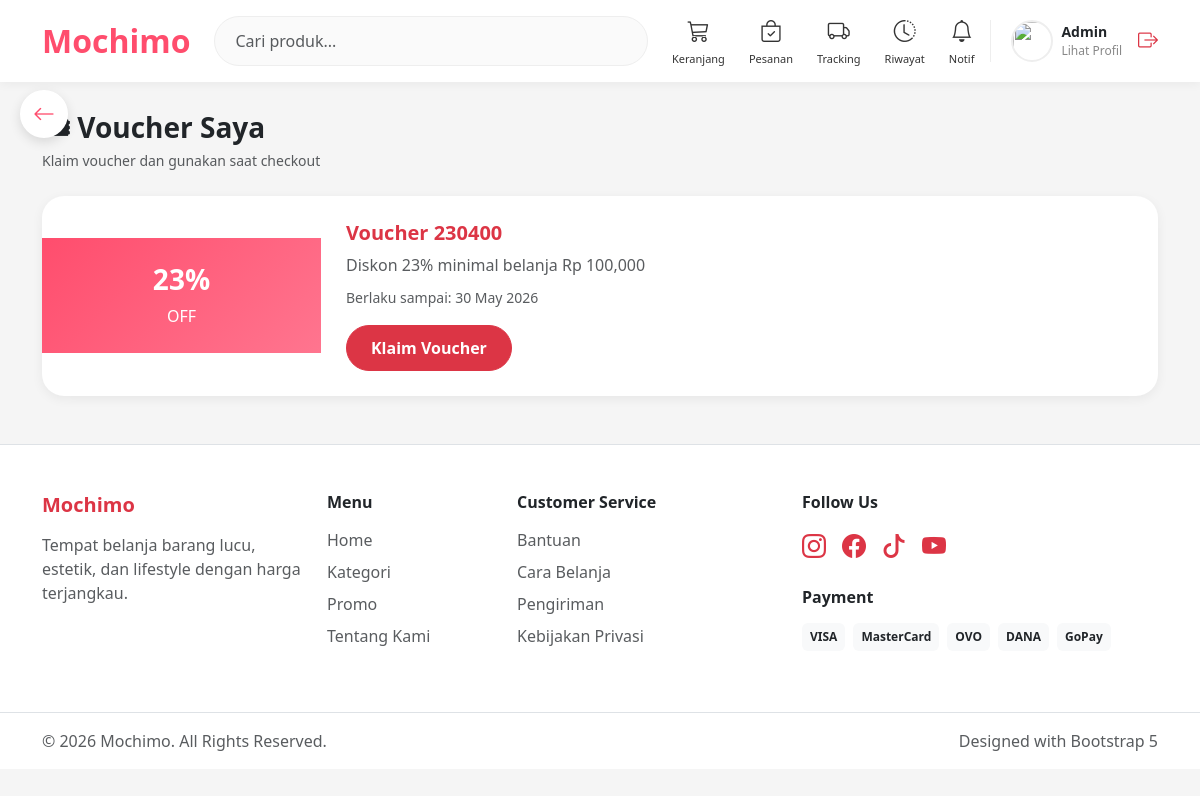
The app's page /customer/voucher.php (signed in) with its own data.
### tables this page shows
CREATE TABLE `users` (
  `id_user` int NOT NULL,
  `nama` varchar(100) NOT NULL,
  `email` varchar(100) NOT NULL,
  `password` varchar(255) NOT NULL,
  `no_hp` varchar(20) DEFAULT NULL,
  `alamat` text,
  `foto` varchar(255) DEFAULT NULL,
  `role` enum('admin','customer') DEFAULT 'customer',
  `created_at` timestamp NOT NULL DEFAULT CURRENT_TIMESTAMP,
  `gender` varchar(10) DEFAULT NULL
);

CREATE TABLE `voucher` (
  `id_voucher` int NOT NULL,
  `kode_voucher` varchar(50) DEFAULT NULL,
  `diskon` int DEFAULT NULL,
  `minimal_belanja` int DEFAULT NULL,
  `expired` date DEFAULT NULL,
  `status` enum('aktif','nonaktif') DEFAULT 'aktif'
);

### customer/voucher.php (the view, shortened to what this page needs)
<?php
include "../config/koneksi.php";
$queryVoucher = mysqli_query($conn, "
SELECT * FROM voucher
WHERE status='aktif'
AND expired >= CURDATE()
ORDER BY id_voucher DESC
");
include "../template/header.php";
include "../template/navbar_customer.php";
?>
<a href="../customer/dashboard.php"
   class="back-btn">
    <i class="bi bi-arrow-left"></i>
</a>
<div class="container py-4">
    <div class="mb-4">
        <div class="page-title">
            🎟 Voucher Saya
        </div>
        <small class="text-muted">
            Klaim voucher dan gunakan saat checkout
        </small>
    </div>
    <?php if(mysqli_num_rows($queryVoucher) > 0) : ?>
        <?php while($v = mysqli_fetch_assoc($queryVoucher)) : ?>
        <div class="voucher-card mb-4">
            <div class="row g-0 align-items-center">
                <div class="col-md-3">
                    <div class="voucher-left text-center">
                        <h3>
                            <?= $v['diskon']; ?>%
                        </h3>
                        <div>
                            OFF
                        </div>
                    </div>
                </div>
                <div class="col-md-9">
                    <div class="voucher-right">
                        <h5 class="fw-bold text-danger">
                            Voucher <?= $v['kode_voucher']; ?>
                        </h5>
                        <p class="mb-2 text-muted">
                            Diskon <?= $v['diskon']; ?>%
                            minimal belanja
                            Rp <?= number_format($v['minimal_belanja']); ?>
                        </p>
                        <small class="text-muted">
                            Berlaku sampai:
                            <?= date('d M Y', strtotime($v['expired'])); ?>
                        </small>
                        <div class="mt-3">
                            <button
                                class="btn btn-danger claim-btn"
                                onclick="copyVoucher('<?= $v['kode_voucher']; ?>')"
                            >
                                Klaim Voucher
                            </button>
                        </div>
                    </div>
                </div>
            </div>
        </div>
        <?php endwhile; ?>
    <?php endif; ?>
</div>
<?php include "../template/footer.php"; ?>

### template/navbar_customer.php (shortened to what this page needs)
<?php
include "../config/koneksi.php";
$id_user = $_SESSION['id_user'] ?? 0;
$queryUser = mysqli_query($conn,"
SELECT * FROM users
WHERE id_user='$id_user'
");
$user = mysqli_fetch_assoc($queryUser ?? []);
$fotoProfile = (!empty($user['foto']))
    ? "../assets/profile/" . $user['foto']
    : "../assets/img/user.png";
?>
<nav class="navbar navbar-expand-lg navbar-light navbar-custom sticky-top">
<div class="container d-flex align-items-center">
    <a href="../customer/dashboard.php" class="logo-text me-4">
        Mochimo
    </a>
    <form class="d-flex flex-grow-1 me-4 search-wrapper"
          method="GET"
          action="../customer/dashboard.php">
        <input type="search"
               name="cari"
               class="form-control search-input"
               placeholder="Cari produk..."
               autocomplete="off">
    </form>
    <div class="menu-wrapper me-3">
        <a href="../customer/cart.php" class="menu-icon">
            <i class="bi bi-cart3"></i>
            <small>Keranjang</small>
        </a>
        <a href="../customer/pesanan.php" class="menu-icon">
            <i class="bi bi-bag-check"></i>
            <small>Pesanan</small>
        </a>
        <a href="../customer/tracking_pesanan.php" class="menu-icon">
            <i class="bi bi-truck"></i>
            <small>Tracking</small>
        </a>
        <a href="../customer/riwayat.php" class="menu-icon">
            <i class="bi bi-clock-history"></i>
            <small>Riwayat</small>
        </a>
        <a href="../customer/notifikasi.php" class="menu-icon">
            <i class="bi bi-bell"></i>
            <small>Notif</small>
        </a>
    </div>
    <div class="d-flex align-items-center profile-navbar">
        <a href="../customer/profil.php"
           class="d-flex align-items-center text-decoration-none text-dark gap-2">
            <img src="<?= $fotoProfile; ?>" class="profile-img">
            <div>
                <div class="profile-name">
                    <?= isset($user['nama']) ? $user['nama'] : 'Customer'; ?>
                </div>
                <div class="profile-text">
                    Lihat Profil
                </div>
            </div>
        </a>
        <a href="../auth/logout.php" class="text-danger ms-3">
            <i class="bi bi-box-arrow-right fs-5"></i>
        </a>
    </div>
</div>
</nav>

### assets/css/style.css (style rules this page uses)
body { background:#f5f5f5; font-family:Arial,sans-serif; }

### template/navbar_customer.php (style rules this page uses)
.navbar-custom { background:white; box-shadow:0 2px 10px rgba(0,0,0,0.05); padding:14px 0; z-index:999; }
.logo-text { font-weight:800; font-size:32px; color:#ff4d6d !important; text-decoration:none; }
.search-input { border-radius:50px; padding:12px 20px; border:1px solid #eee; background:#fafafa; }
.menu-wrapper { display:flex; align-items:center; gap:24px; }
.menu-icon { color:#333; position:relative; transition:0.2s; display:flex; flex-direction:column; align-items:center; text-decoration:none; }
.menu-icon i { font-size:22px; }
.menu-icon small { font-size:11px; margin-top:4px; font-weight:500; }
.profile-navbar { padding-left:20px; border-left:1px solid #eee; }
.profile-img { width:42px; height:42px; border-radius:50%; object-fit:cover; border:2px solid #eee; }
.profile-name { font-size:14px; font-weight:700; margin-bottom:0; }
.profile-text { font-size:12px; color:#888; }

### customer/voucher.php (style rules this page uses)
body { background:#f5f5f5; font-family:'Segoe UI', sans-serif; }
.page-title { font-size:28px; font-weight:700; }
.voucher-card { background:white; border-radius:22px; overflow:hidden; box-shadow:0 3px 12px rgba(0,0,0,0.06); transition:0.2s; }
.voucher-left { background:linear-gradient(135deg,#ff4d6d,#ff758f); color:white; padding:25px; height:100%; }
.voucher-left h3 { font-weight:700; }
.voucher-right { padding:25px; }
.claim-btn { border-radius:30px; padding:10px 24px; font-weight:600; }
.back-btn { position:fixed; top:90px; left:20px; width:48px; height:48px; background:white; border-radius:50%; display:flex; align-items:center; justify-content:center; box-shadow:0 4px 12px rgba(0,0,0,0.12); color:#ff4d6d; text-decoration:none; font-size:22px; z-index:999; transition:0.2s; }

### records on screen
users: nama "Admin"
voucher: diskon "23", kode_voucher "230400", minimal_belanja "100,000", expired "30 May 2026"
